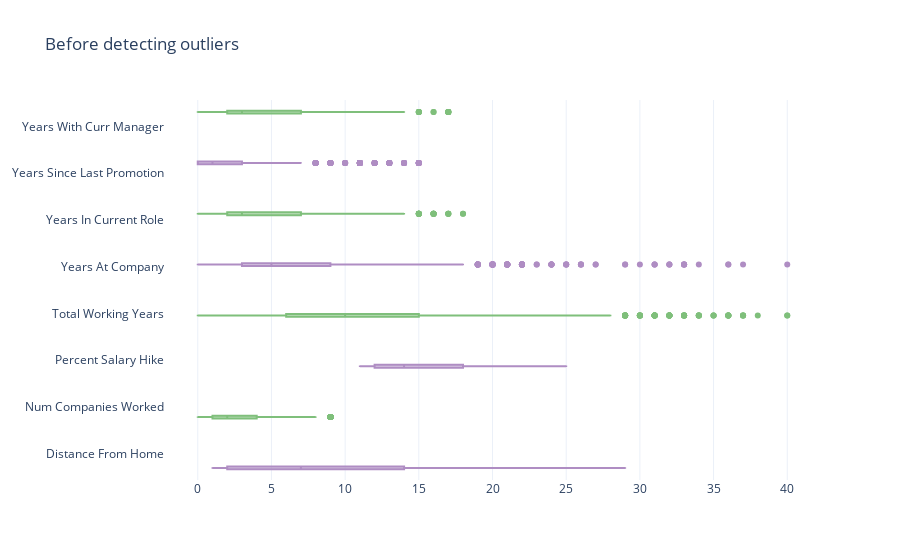

The notebook cell saved with this chart:
### Code cell
fig = go.Figure()
for i in range(len(atts)): 
    fig.add_trace(go.Box(
        x=df[atts[i]],
        name=names[i],
        marker_color=colors[i]
    ))
fig.update_layout(
    xaxis=dict(zeroline=False),
    boxmode='group',
    template="plotly_white",
    showlegend=False, 
    title="Before detecting outliers",
)
fig.update_traces(orientation='h') # horizontal box plots
fig.write_html('images/data1.html')
fig.show()

### Figure 1 — Plotly figure (JSON) as saved in the notebook; plotly's stock layout.template omitted (floating-point values rounded to 4 significant figures; data arrays with more than 128 entries replaced by an {"elided": "..."} marker saying what was removed)
{"data": [{"marker": {"color": "#af8dc3"}, "name": "Distance From Home", "orientation": "h", "type": "box", "x": {"elided": "1470 int values"}}, {"marker": {"color": "#7fbf7b"}, "name": "Num Companies Worked", "orientation": "h", "type": "box", "x": {"elided": "1470 int values"}}, {"marker": {"color": "#af8dc3"}, "name": "Percent Salary Hike", "orientation": "h", "type": "box", "x": {"elided": "1470 int values"}}, {"marker": {"color": "#7fbf7b"}, "name": "Total Working Years", "orientation": "h", "type": "box", "x": {"elided": "1470 int values"}}, {"marker": {"color": "#af8dc3"}, "name": "Years At Company", "orientation": "h", "type": "box", "x": {"elided": "1470 int values"}}, {"marker": {"color": "#7fbf7b"}, "name": "Years In Current Role", "orientation": "h", "type": "box", "x": {"elided": "1470 int values"}}, {"marker": {"color": "#af8dc3"}, "name": "Years Since Last Promotion", "orientation": "h", "type": "box", "x": {"elided": "1470 int values"}}, {"marker": {"color": "#7fbf7b"}, "name": "Years With Curr Manager", "orientation": "h", "type": "box", "x": {"elided": "1470 int values"}}], "layout": {"boxmode": "group", "showlegend": false, "title": {"text": "Before detecting outliers"}, "xaxis": {"zeroline": false}}}
